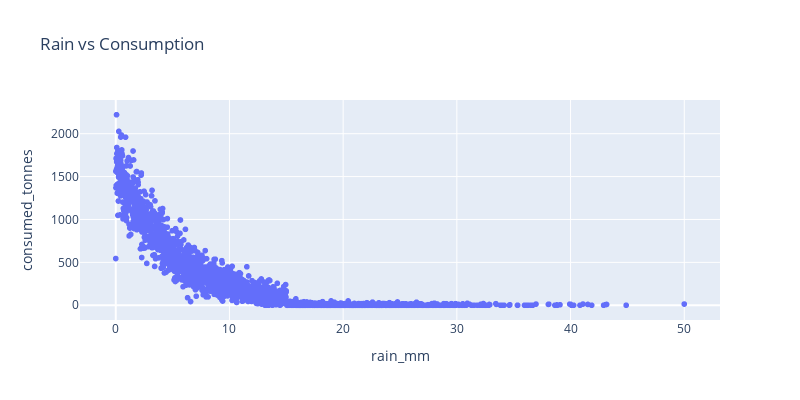

Here is the notebook cell this chart was saved with:
### Code cell
# Effect of Weather impact

weather_impact = df.groupby('rain_mm', as_index=False)['consumed_tonnes'].sum()

# Create scatter plot
fig = px.scatter(weather_impact, 
                 x='rain_mm', 
                 y='consumed_tonnes', 
                 title='Rain vs Consumption')
fig.update_layout(width=800, height=400)
fig.show()

### Figure 1 — Plotly figure (JSON) as saved in the notebook; plotly's stock layout.template omitted (floating-point values rounded to 4 significant figures; data arrays with more than 128 entries replaced by an {"elided": "..."} marker saying what was removed)
{"data": [{"hovertemplate": "rain_mm=%{x}<br>consumed_tonnes=%{y}<extra></extra>", "legendgroup": "", "marker": {"color": "#636efa", "symbol": "circle"}, "mode": "markers", "name": "", "showlegend": false, "type": "scattergl", "x": {"elided": "2389 float values"}, "xaxis": "x", "y": {"elided": "2389 float values"}, "yaxis": "y"}], "layout": {"height": 400, "legend": {"tracegroupgap": 0}, "title": {"text": "Rain vs Consumption"}, "width": 800, "xaxis": {"anchor": "y", "autorange": true, "domain": [0, 1], "range": [-3.144, 53.14], "title": {"text": "rain_mm"}, "type": "linear"}, "yaxis": {"anchor": "x", "autorange": true, "domain": [0, 1], "range": [-172.0, 2393.0], "title": {"text": "consumed_tonnes"}, "type": "linear"}}}
